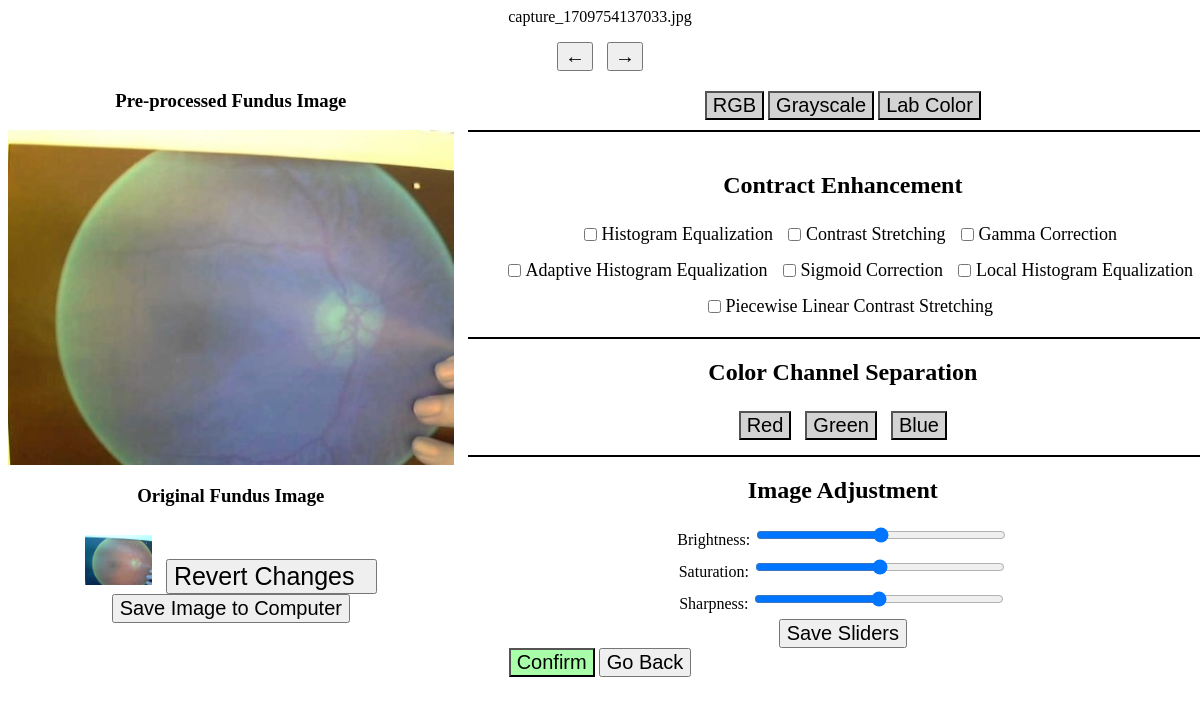
The app's page /preprocess/ (signed in) with its own data.
### capstone_UI_app/models.py (models this page shows, shortened)
class UploadedImage(models.Model):
    image = models.ImageField(upload_to='images/')
    upload_date = models.DateTimeField(auto_now_add=True)

class PreprocessedImage(models.Model):
    original_image = models.OneToOneField(UploadedImage, on_delete=models.CASCADE, related_name='preprocessed_image')
    image = models.ImageField(upload_to=overwrite_filename)

### capstone_UI_app/views.py (the view)
# urls.py: path('preprocess/',views.preprocess_view, name="preprocess"),
@login_required(login_url='/')
def preprocess_view(request):
    all_images = UploadedImage.objects.prefetch_related('preprocessed_image').all()
    all_images_json = serialize('json', all_images)
    preprocessed_images = PreprocessedImage.objects.all()
    preprocessed_filenames = get_preprocessed_image_filenames();
    context = {'images': all_images, 'images_json': all_images_json, 'preprocessed_images': preprocessed_images, 'preprocessed_filenames': preprocessed_filenames}
    return render(request, 'preprocess.html', context)

### capstone_UI_app/views.py (called while the page is built)
def get_preprocessed_image_filenames():
    directory = 'media/preprocessed_images/'
    files = os.listdir(directory)
    filenames = [os.path.join(directory, filename) for filename in files if os.path.isfile(os.path.join(directory, filename))]
    return filenames

### capstone_UI_app/templates/preprocess.html (shortened to what this page needs)
<div id="content" style="text-align: center;">
    <div>
        <p id="file-name">{{ images.0.image.name|cut:"images/" }}</p>
        <div>
            {% if images|length > 1 %}
            <button class="preprocess-button" onclick="navigate(-1)" style="margin-right: 10px;"> ← </button>
            <button class="preprocess-button" onclick="navigate(1)"> → </button>
            {% endif %}
        </div>
    </div>
    <div class="container" style="text-align: center;">
        <div class="leftside">
            <div class="preprocess">
                <div class="edited-container">
                    <h3>Pre-processed Fundus Image</h3>
                    <img class="edited-image" src="{{ images.0.preprocessed_image.image.url }}">
                </div>
                <div class="bottom-container">
                    <h3>Original Fundus Image</h3>
                    <img class="original-image" src="{{ images.0.image.url }}">
                    <button class="revert-button preprocess-button" onClick="revertChanges()">Revert Changes</button>
                    <button class="saveToComputer preprocess-button" type="button" onClick="saveToComputer()">Save Image to
                        Computer</button>
                </div>
            </div>
        </div>
        <div class="rightside">
            <div class="settings">
                <div class="image-color">
                    <button class="settings-button preprocess-button" id="rgb-button" onClick="selectColor('rgb', 'RGB')">RGB</button>
                    <button class="settings-button preprocess-button" id="grayscale-button"
                        onClick="selectColor('grayscale', 'Grayscale')">Grayscale</button>
                    <button class="settings-button preprocess-button" id="labcolor-button"
                        onClick="selectColor('labcolor', 'Lab Color')">Lab Color</button>
                </div>
                <div class="contrast-enhance">
                    <h2>Contract Enhancement</h2>
                    <div class="checkbox-row">
                        <input type="checkbox" id="HE" onclick="disableCheckbox(this, 'HE')">
                        <label for="HE">Histogram Equalization</label>
                        <input type="checkbox" id="CS" onclick="disableCheckbox(this, 'CS')">
                        <label for="CS">Contrast Stretching</label>
                        <input type="checkbox" id="GC" onclick="disableCheckbox(this, 'GC')">
                        <label for="GC">Gamma Correction</label>
                    </div>
                    <div class="checkbox-row">
                        <input type="checkbox" id="AHE" onclick="disableCheckbox(this, 'AHE')">
                        <label for="HE">Adaptive Histogram Equalization</label>
                        <input type="checkbox" id="SC" onclick="disableCheckbox(this, 'SC')">
                        <label for="SC">Sigmoid Correction</label>
                        <input type="checkbox" id="LHE" onclick="disableCheckbox(this, 'LHE')">
                        <label for="LHE">Local Histogram Equalization</label>
                    </div>
                    <div class="checkbox-row">
                        <input type="checkbox" id="PLS" onclick="disableCheckbox(this, 'PLS')">
                        <label for="PLCS">Piecewise Linear Contrast Stretching</label>
                    </div>
                </div>
                <div class="channel-separation">
                    <h2>Color Channel Separation</h2>
                    <button class="separation-button preprocess-button" id="redchannel-button" onClick="selectChannel('redchannel', 'redchannel')">Red</button>
                    <button class="separation-button preprocess-button" id="greenchannel-button" onClick="selectChannel('greenchannel', 'greenchannel')">Green</button>
                    <button class="separation-button preprocess-button" id="bluechannel-button" onClick="selectChannel('bluechannel', 'bluechannel')">Blue</button>
                </div>
                <div class="image-adjustment">
                    <h2>Image Adjustment</h2>
                    <div>
                        <label for="brightness">Brightness:</label>
                        <input type="range" id="brightness" name="brightness" min="0" max="100" value="50"
                            oninput="adjustImage('brightness', this.value)">
                        <br />
                        <label for="saturation">Saturation:</label>
                        <input type="range" id="saturation" name="saturation" min="0" max="100" value="50"
                            oninput="adjustImage('saturation', this.value)">
                        <br />
                        <label for="sharpness">Sharpness:</label>
                        <input type="range" id="sharpness" name="sharpness" min="0" max="100" value="50"
                            oninput="adjustImage('sharpness', this.value)">
                    </div>
                    <button class="save-button preprocess-button" onClick="saveImage()">Save Sliders</button>
                </div>
            </div>
        </div>
    </div>
    <button
        class="preprocess-button"
        style="background-color: rgb(169, 255, 169);"
        type="button"
        hx-get="/review"
        hx-trigger="click"
        hx-swap="outerHTML"
        hx-target="#content"
        >
        Confirm
    </button>
    <button
        class="preprocess-button"
        type="button"
        hx-get="/dashboard/upload/"
        hx-trigger="click"
        hx-swap="outerHTML"
        hx-target="#content"
        >
        Go Back
    </button>
</div>

### capstone_UI_app/templates/preprocess.html (style rules this page uses)
.container { display: flex; }
.leftside { flex: 4; display: flex; justify-content: center; }
.rightside { flex: 6; display: flex; justify-content: center; padding-left: 20px; }
.edited-container { display: flex; align-items: left; flex-direction: column; }
.bottom-container { margin-top: 20px; }
.preprocess { margin-right: 20px; }
.original-image { width: 15%; padding-top: 10px; padding-right: 10px; }
.edited-image { width: 100%; max-width: 600px; }
.preprocess-button { font-size: 20px; }
.settings { flex: 0 0 750px; margin-top: 20px; }
.settings-button { background-color: lightgray; }
.contrast-enhance { display: flex; flex-direction: column; border-bottom: 2px solid black; padding-bottom: 10px; }
.channel-separation { border-bottom: 2px solid black; padding-bottom: 10px; }
.checkbox-row { display: flex; align-items: center; justify-content: center; margin-bottom: 5px; padding: 5px; font-size: 18px; }
.checkbox-row input[type="checkbox"] { padding: 5px; margin-right: 5px; margin-left: 15px; }
input[type="range"] { width: 250px; height: 20px; margin-bottom: 10px; }
.image-color { border-bottom: 2px solid black; margin-bottom: 20px; padding-bottom: 10px; }
.revert-button { padding-right: 20px; margin-top: 10px; font-size: 25px; }
.separation-button { margin: 5px; background-color: lightgray; }

### records on screen
UploadedImage: image "capture_1709754137033.jpg", image (picture)
